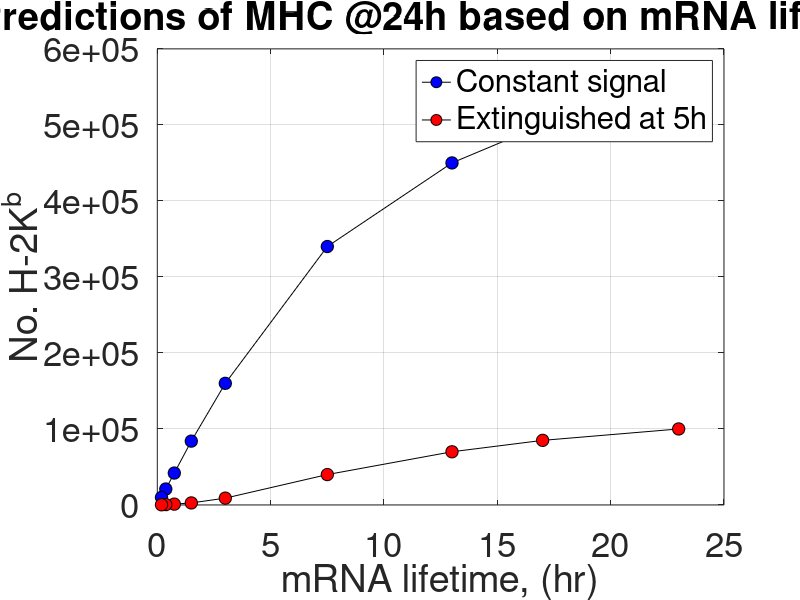

Reproduce this figure in MATLAB.
% Model predictions for mRNA lifetime changes
%Predictions for # of molecules of Kb at 24 hours given the following mRNA
%lifetime

Lifetime = [23 17 13 7.5 3 1.5 0.75 0.375 0.185]

A = [5.6e5 5e5 4.5e5 3.4e5 1.6e5 8.4e4 4.2e4 2.1e4 1e4]; %Constant signal

B = [1e5 8.5e4 7e4 4e4 9e3 2.7e3 1.1e3 506 239];

figure()
hold on
plot(Lifetime, A, '-ko', 'markerfacecolor', 'b', 'markersize', 9)
plot(Lifetime, B, '-ko', 'markerfacecolor', 'r', 'markersize', 9)
set(gcf, 'color', 'w')
set(gca, 'Fontsize', 25, 'xgrid', 'on', 'ygrid', 'on')
legend('Constant signal', 'Extinguished at 5h')
xlabel('mRNA lifetime, (hr)')
ylabel('No. H-2K^b')
title('Predictions of MHC @24h based on mRNA lifetime')
box on
